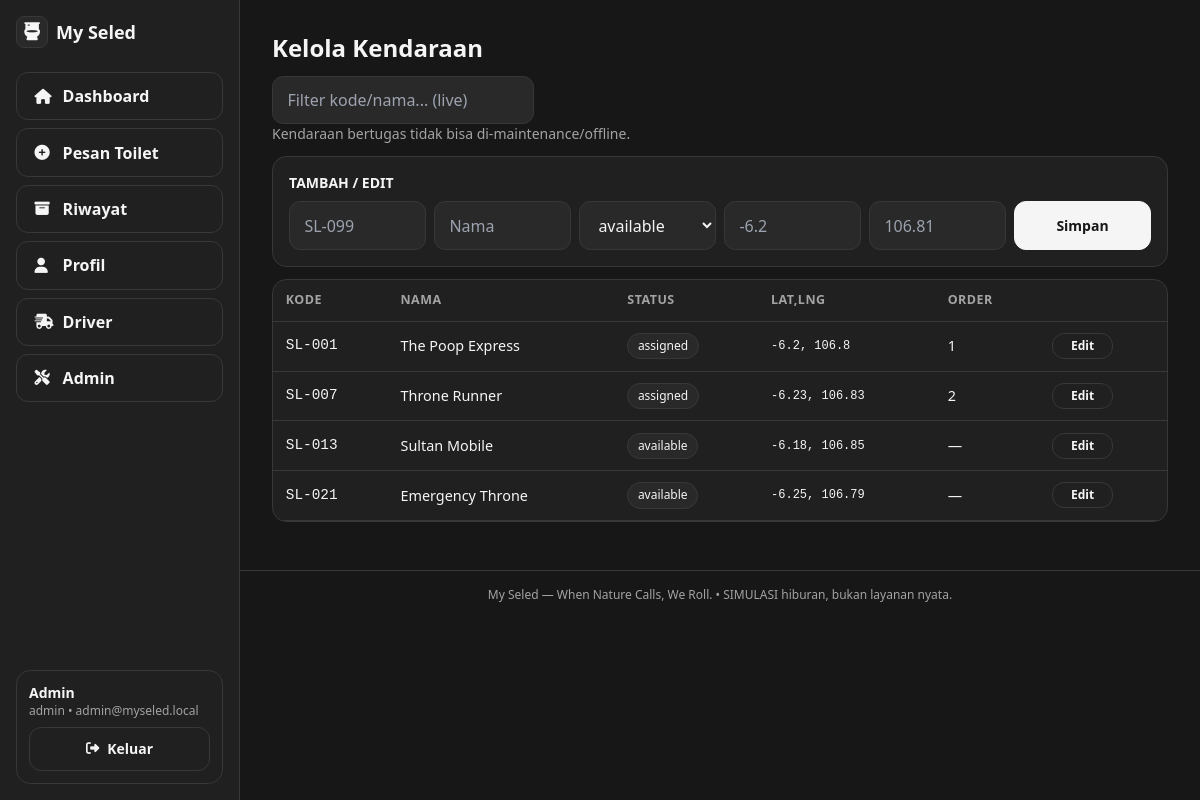
The page /admin/vehicles (signed in) on the database as committed earlier.
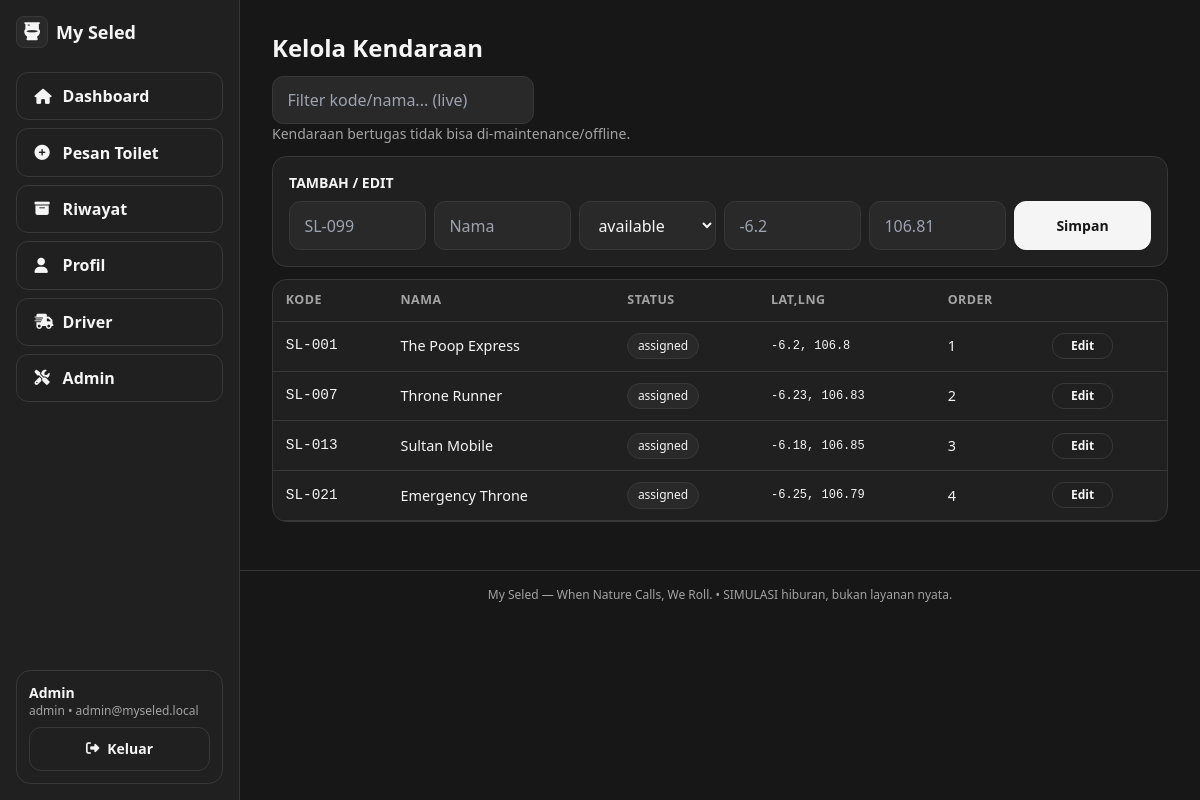
The same page on the database as committed later.
### tables this page shows
CREATE TABLE users (
  id INTEGER PRIMARY KEY AUTOINCREMENT,
  name TEXT NOT NULL,
  username TEXT NOT NULL UNIQUE,
  email TEXT NOT NULL UNIQUE,
  phone TEXT,
  password_hash TEXT NOT NULL,
  role TEXT NOT NULL DEFAULT 'user' CHECK(role IN ('user','driver','admin')),
  is_active INTEGER NOT NULL DEFAULT 1,
  is_online INTEGER NOT NULL DEFAULT 0,
  failed_logins INTEGER NOT NULL DEFAULT 0,
  locked_until TEXT,
  created_at TEXT NOT NULL,
  updated_at TEXT NOT NULL
);

CREATE TABLE vehicles (
  id INTEGER PRIMARY KEY AUTOINCREMENT,
  code TEXT NOT NULL UNIQUE,
  name TEXT NOT NULL,
  type TEXT NOT NULL DEFAULT 'mobile_toilet',
  capacity INTEGER NOT NULL DEFAULT 1,
  status TEXT NOT NULL DEFAULT 'available' CHECK(status IN ('available','assigned','on_trip','maintenance','offline')),
  latitude REAL NOT NULL DEFAULT -6.2,
  longitude REAL NOT NULL DEFAULT 106.816666,
  current_order_id INTEGER REFERENCES orders(id) ON DELETE SET NULL,
  updated_at TEXT NOT NULL,
  created_at TEXT NOT NULL
);

### app/Core/Controller.php (called while the page is built, shortened)
<?php
class Controller
{
    protected function view(string $page, array $data = [], string $layout = 'app'): void
    {
        View::render($page, $data, $layout);
    }
}

### app/Controllers/AdminController.php (called while the page is built, shortened)
<?php
class AdminController extends Controller
{
    public function vehicles(array $p = []): void
    {
        $pdo = Database::connection();
        $vehicles = $pdo->query('SELECT * FROM vehicles ORDER BY code ASC')->fetchAll();
        $this->view('admin/vehicles', ['title' => 'Kelola Kendaraan', 'vehicles' => $vehicles], 'app');
    }
}

### public/index.php (called while the page is built, shortened)
<?php
$router = new Router();
$uri = parse_url($_SERVER['REQUEST_URI'] ?? '/', PHP_URL_PATH) ?: '/';
$router->dispatch($_SERVER['REQUEST_METHOD'] ?? 'GET', $uri);

### app/Core/Database.php (called while the page is built, shortened)
<?php
class Database
{
    private static ?PDO $pdo = null;
    public static function connection(): PDO
    {
        if (self::$pdo instanceof PDO) {
            return self::$pdo;
        }
        $cfg = require BASE_PATH . '/config/database.php';
        $pdo = new PDO($cfg['dsn'], null, null, $cfg['options']);
        $pdo->exec('PRAGMA foreign_keys = ON');
        $pdo->exec('PRAGMA journal_mode = WAL');
        $pdo->exec('PRAGMA busy_timeout = 5000');
        self::$pdo = $pdo;
        return $pdo;
    }
}

### app/Models/User.php (called while the page is built, shortened)
<?php
class User
{
    public static function findById(int $id): ?array
    {
        $st = Database::connection()->prepare('SELECT * FROM users WHERE id = ? LIMIT 1');
        $st->execute([$id]);
        $r = $st->fetch();
        return $r ?: null;
    }
}

### app/Core/Auth.php (called while the page is built, shortened)
<?php
class Auth
{
    public static function user(): ?array
    {
        return User::findById((int)$_SESSION['user_id']);
    }
}

### pages/admin/vehicles.php (the view, shortened to what this page needs)
<div data-vue-table-filter>
<h1 class="text-2xl font-bold">Kelola Kendaraan</h1>
<div class="flex gap-2 mt-3"><input data-filter-input class="input !w-auto" placeholder="Filter kode/nama... (live)"></div>
<p class="muted text-sm">Kendaraan bertugas tidak bisa di-maintenance/offline.</p>
<div class="card p-4 mt-3">
  <h2 class="font-bold text-sm">TAMBAH / EDIT</h2>
  <form method="POST" action="/admin/vehicles/save" class="grid md:grid-cols-6 gap-2 mt-2"><?= \App\Core\Csrf::field() ?>
    <input type="hidden" name="id" id="v-id"><input name="code" id="v-code" class="input" placeholder="SL-099" required><input name="name" id="v-name" class="input" placeholder="Nama" required>
    <select name="status" id="v-status" class="select"><?php foreach (['available', 'assigned', 'on_trip', 'maintenance', 'offline'] as $s): ?><option><?= $s ?></option><?php endforeach; ?></select>
    <input name="latitude" id="v-lat" class="input" placeholder="-6.2"><input name="longitude" id="v-lng" class="input" placeholder="106.81">
    <button class="btn btn-primary text-sm">Simpan</button>
  </form>
</div>
<div class="card mt-3 overflow-x-auto"><table class="table"><thead><tr><th>Kode</th><th>Nama</th><th>Status</th><th>Lat,Lng</th><th>Order</th><th></th></tr></thead><tbody>
<?php foreach ($vehicles as $v): ?><tr data-filter-text="<?= View::e($v['code'] . ' ' . $v['name'] . ' ' . $v['status']) ?>"><td class="font-mono"><?= View::e($v['code']) ?></td><td><?= View::e($v['name']) ?></td><td><span class="badge"><?= View::e($v['status']) ?></span></td><td class="text-xs font-mono"><?= $v['latitude'] ?>, <?= $v['longitude'] ?></td><td><?= View::e($v['current_order_id'] ?? '—') ?></td>
<td><button class="btn btn-ghost text-xs !py-1" onclick="document.getElementById('v-id').value='<?= (int)$v['id'] ?>';document.getElementById('v-code').value='<?= View::e($v['code']) ?>';document.getElementById('v-name').value='<?= View::e($v['name']) ?>';document.getElementById('v-status').value='<?= View::e($v['status']) ?>';document.getElementById('v-lat').value='<?= $v['latitude'] ?>';document.getElementById('v-lng').value='<?= $v['longitude'] ?>';window.scrollTo({top:0,behavior:'smooth'})">Edit</button></td></tr><?php endforeach; ?>
</tbody></table></div>
</div>

### app/Core/Router.php (shortened to what this page needs)
<?php
class Router
{
    private array $routes = [];
    public function add(string|array $methods, string $pattern, callable|array $handler, array $middleware = []): void
    {
        $methods = array_map('strtoupper', (array)$methods);
        [$regex, $params] = $this->compile($pattern);
        foreach ($methods as $m) {
            $this->routes[$m][] = [
                'pattern' => $pattern,
                'regex' => $regex,
                'params' => $params,
                'handler' => $handler,
                'middleware' => $middleware,
            ];
        }
    }
    private function compile(string $pattern): array
    {
        $params = [];
        $regex = preg_replace_callback('#\{(\w+)\}#', function ($mm) use (&$params) {
            $params[] = $mm[1];
            return '([^/]+)';
        }, $pattern);
        return ['#^' . $regex . '$#', $params];
    }
    public function dispatch(string $method, string $path): void
    {
        $method = strtoupper($method);
        $routes = $this->routes[$method] ?? [];
        foreach ($routes as $r) {
            if (preg_match($r['regex'], $path, $matches)) {
                array_shift($matches);
                $params = [];
                $this->callHandler($r['handler'], $params);
                return;
            }
        }
    }
    private function callHandler(callable|array $handler, array $params): void
    {
        [$class, $method] = $handler;
        $obj = new $class();
        $obj->$method($params);
    }
}

### app/Core/View.php (shortened to what this page needs)
<?php
class View
{
    public static function render(string $page, array $data = [], string $layout = 'app'): void
    {
        extract($data, EXTR_SKIP);
        $pageFile = BASE_PATH . '/pages/' . $page . '.php';
        require $pageFile;
        $content = ob_get_clean();
        $layoutFile = BASE_PATH . '/components/layouts/' . $layout . '.php';
        if (is_file($layoutFile)) {
            require $layoutFile;
        } else {
            echo $content;
        }
    }
    public static function e(mixed $v): string
    {
        return htmlspecialchars((string)($v ?? ''), ENT_QUOTES, 'UTF-8');
    }
}

### components/layouts/app.php (shortened to what this page needs)
<?php
$user = \App\Core\Auth::user();
?>
<!DOCTYPE html>
<html lang="id">
<head>
<script src="https://cdn.tailwindcss.com"></script>
<link rel="stylesheet" href="/assets/css/custom.css">
<link rel="stylesheet" href="https://unpkg.com/leaflet@1.9.4/dist/leaflet.css">
<link rel="stylesheet" href="https://cdnjs.cloudflare.com/ajax/libs/font-awesome/6.5.2/css/all.min.css">
</head>
<body class="min-h-screen">
<div class="flex min-h-screen">
  <aside class="sidebar-desktop w-60 shrink-0 border-r border-[#383838] bg-[#202020] p-4 hidden md:flex flex-col gap-2">
    <a href="<?= $user ? '/home' : '/' ?>" class="flex items-center gap-2 font-extrabold text-lg mb-4"><span class="w-8 h-8 inline-flex items-center justify-center rounded-lg bg-[#292929] border border-[#383838]"><i class="fa-solid fa-toilet"></i></span> My Seled</a>
    <?php if ($user): ?>
      <a href="/home" class="btn btn-ghost justify-start"><i class="fa-solid fa-house w-5"></i> Dashboard</a>
      <a href="/order" class="btn btn-ghost justify-start"><i class="fa-solid fa-circle-plus w-5"></i> Pesan Toilet</a>
      <a href="/orders" class="btn btn-ghost justify-start"><i class="fa-solid fa-box-archive w-5"></i> Riwayat</a>
      <a href="/profile" class="btn btn-ghost justify-start"><i class="fa-solid fa-user w-5"></i> Profil</a>
      <?php if (in_array($user['role'], ['driver','admin'])): ?><a href="/driver" class="btn btn-ghost justify-start"><i class="fa-solid fa-truck-fast w-5"></i> Driver</a><?php endif; ?>
      <?php if ($user['role']==='admin'): ?><a href="/admin" class="btn btn-ghost justify-start"><i class="fa-solid fa-screwdriver-wrench w-5"></i> Admin</a><?php endif; ?>
      <div class="mt-auto card p-3 text-sm"><div class="font-semibold"><?= View::e($user['name']) ?></div><div class="muted text-xs"><?= View::e($user['role']) ?> • <?= View::e($user['email']) ?></div><a href="/logout" class="btn btn-ghost w-full mt-2 text-sm"><i class="fa-solid fa-right-from-bracket"></i> Keluar</a></div>
    <?php else: ?>
      <a href="/" class="btn btn-ghost justify-start">Beranda</a>
      <a href="/login" class="btn btn-ghost justify-start">Masuk</a>
      <a href="/register" class="btn btn-primary justify-start">Daftar</a>
    <?php endif; ?>
  </aside>
  <div class="flex-1 min-w-0">
    <main class="p-4 md:p-8 max-w-5xl mx-auto pb-24 md:pb-12">
      <?= $content ?? '' ?>
    </main>
    <footer class="border-t border-[#383838] p-4 text-center muted text-xs">My Seled — When Nature Calls, We Roll. • SIMULASI hiburan, bukan layanan nyata.</footer>
  </div>
</div>
</body>
</html>

### public/assets/css/custom.css (style rules this page uses)
:root { --bg: #171717; --surface: #202020; --surface2: #292929; --border: #383838; --text: #F5F5F5; --muted: #A3A3A3; --accent: #D4D4D4; --success: #4ADE80; --warning: #FBBF24; --error: #F87171; }
html, body { background: var(--bg); color: var(--text); }
body { font-family: ui-sans-serif, system-ui, -apple-system, "Segoe UI", Roboto, Inter, Arial, sans-serif; }
.card { background: var(--surface); border: 1px solid var(--border); border-radius: 0.9rem; }
.muted { color: var(--muted); }
.btn { display: inline-flex; align-items: center; justify-content: center; gap: .5rem; font-weight: 600; border-radius: .75rem; padding: .7rem 1.1rem; border: 1px solid var(--border); transition: all .15s ease; }
.btn-primary { background: var(--text); color: #171717; border-color: var(--text); }
.btn-ghost { background: transparent; color: var(--text); }
.input, .select, .textarea { width: 100%; background: var(--surface2); border: 1px solid var(--border); color: var(--text); border-radius: .7rem; padding: .7rem .9rem; }
.badge { display: inline-flex; align-items: center; padding: .2rem .6rem; border-radius: 999px; font-size: .75rem; border: 1px solid var(--border); background: var(--surface2); }
.table { width: 100%; border-collapse: collapse; font-size: .9rem; }
.table th, .table td { padding: .7rem .8rem; border-bottom: 1px solid var(--border); text-align: left; }
.table th { color: var(--muted); font-weight: 600; font-size: .78rem; text-transform: uppercase; letter-spacing: .04em; }
.btn .fa-solid, .btn .fa-regular { font-size: .95em; }

Rows that differ between the two databases and show on the page:
changed vehicles "SL-013": status "available" → "assigned"; current_order "—" → "3"
changed vehicles "SL-021": status "available" → "assigned"; current_order "—" → "4"
